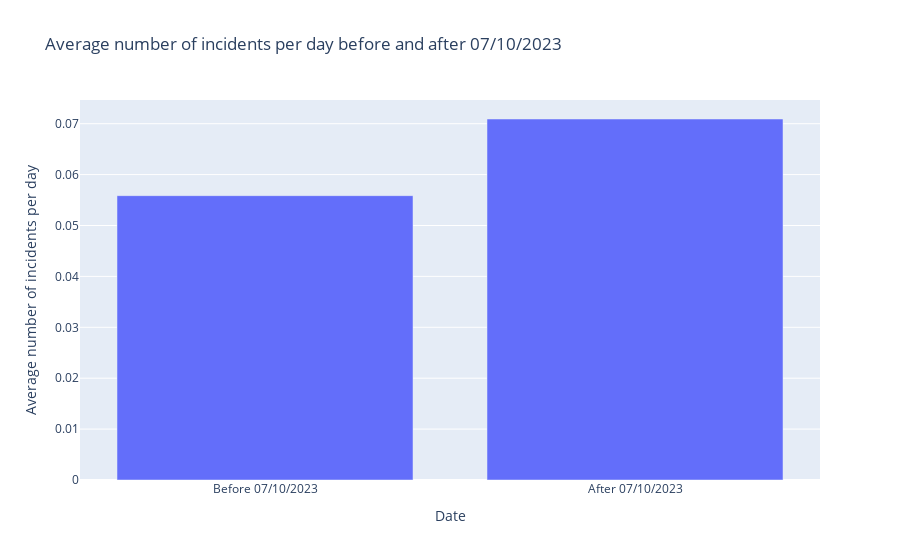

Notebook cell for this chart:
### Code cell
import pandas as pd
import plotly.graph_objects as go

# Assume df_content is your DataFrame with the data

# Convert the 'datetime' column to datetime format
df_content['datetime'] = pd.to_datetime(df_content['datetime'])

# Calculate the total number of days before and after 07/10/2023
days_before = (pd.to_datetime('2023-07-10') - df_content['datetime'].min()).days
days_after = (df_content['datetime'].max() - pd.to_datetime('2023-07-10')).days

# Calculate the average number of incidents per day before and after 07/10/2023
avg_before = df_content[df_content['datetime'] < '2023-07-10'].shape[0] / days_before
avg_after = df_content[df_content['datetime'] >= '2023-07-10'].shape[0] / days_after

# Create a figure for the plot
fig = go.Figure()

# Add bar charts for the average number of incidents per day before and after the date
fig.add_trace(go.Bar(x=['Before 07/10/2023', 'After 07/10/2023'], y=[avg_before, avg_after]))

# Customize the layout of the plot
fig.update_layout(title='Average number of incidents per day before and after 07/10/2023',
                  xaxis_title='Date',
                  yaxis_title='Average number of incidents per day')

# Display the plot
fig.show()

### Figure 1 — Plotly figure (JSON) as saved in the notebook; plotly's stock layout.template omitted (floating-point values rounded to 4 significant figures)
{"data": [{"type": "bar", "x": ["Before 07/10/2023", "After 07/10/2023"], "y": [0.05586, 0.07092]}], "layout": {"title": {"text": "Average number of incidents per day before and after 07/10/2023"}, "xaxis": {"title": {"text": "Date"}}, "yaxis": {"title": {"text": "Average number of incidents per day"}}}}
